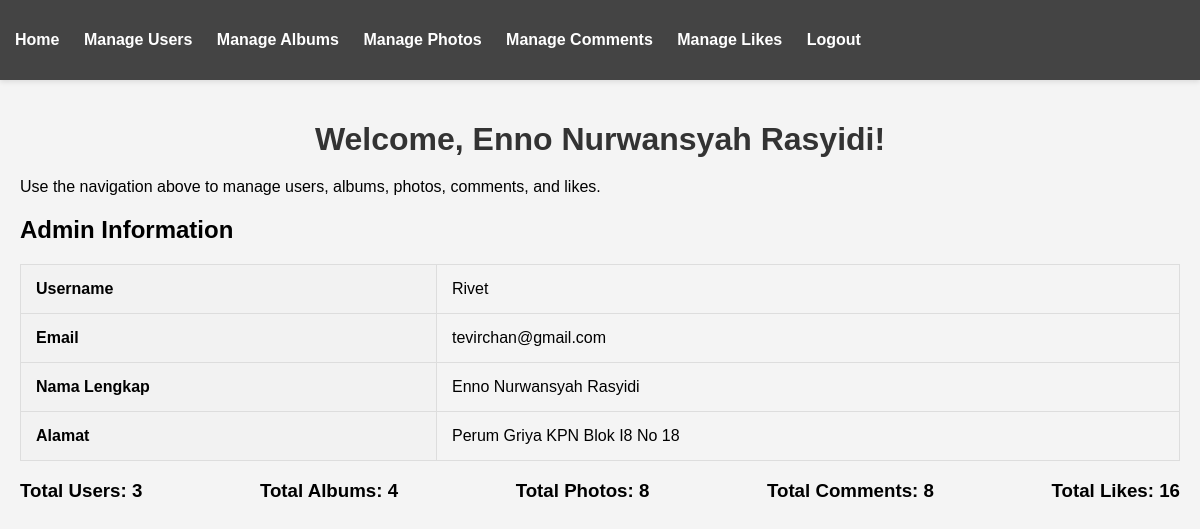
/gallery/admin/admin.php (signed in), run on the app's committed database.
### tables this page shows
CREATE TABLE `user` (
  `UserID` int(11) NOT NULL,
  `Username` varchar(255) NOT NULL,
  `Email` varchar(255) NOT NULL,
  `Password` varchar(255) NOT NULL,
  `NamaLengkap` varchar(225) NOT NULL,
  `Alamat` varchar(225) NOT NULL,
  `Level` int(11) DEFAULT 2,
  `FotoUser` varchar(225) NOT NULL
);

### gallery/admin/admin.php (the view, shortened to what this page needs)
<?php
include_once("../config/koneksi.php");
$username = $_SESSION['Username'];
$sql_admin = "SELECT * FROM user WHERE Username = '$username'";
$result_admin = $kon->query($sql_admin);
$admin_data = $result_admin->fetch_assoc();
?>
<!DOCTYPE html>
<html lang="en">
<head>
    <link href="css/admin.css" rel="stylesheet">
</head>
<body>
<?php include('admin_nav.php'); ?>
<div class="container">
    <h1>Welcome, <?php echo $admin_data['NamaLengkap']; ?>!</h1>
    <p>Use the navigation above to manage users, albums, photos, comments, and likes.</p>
    <div class="dashboard-info">
        <h2>Admin Information</h2>
        <table>
            <tr>
                <th>Username</th>
                <td><?php echo $admin_data['Username']; ?></td>
            </tr>
            <tr>
                <th>Email</th>
                <td><?php echo $admin_data['Email']; ?></td>
            </tr>
            <tr>
                <th>Nama Lengkap</th>
                <td><?php echo $admin_data['NamaLengkap']; ?></td>
            </tr>
            <tr>
                <th>Alamat</th>
                <td><?php echo $admin_data['Alamat']; ?></td>
            </tr>
        </table>
    </div>
    <div class="dashboard-stats">
        <?php
        $sql_users = "SELECT COUNT(*) AS total_users FROM user";
        $result_users = $kon->query($sql_users);
        $total_users = $result_users->fetch_assoc()['total_users'];
        $sql_albums = "SELECT COUNT(*) AS total_albums FROM album";
        $result_albums = $kon->query($sql_albums);
        $total_albums = $result_albums->fetch_assoc()['total_albums'];
        $sql_photos = "SELECT COUNT(*) AS total_photos FROM foto";
        $result_photos = $kon->query($sql_photos);
        $total_photos = $result_photos->fetch_assoc()['total_photos'];
        $sql_comments = "SELECT COUNT(*) AS total_comments FROM komentarfoto";
        $result_comments = $kon->query($sql_comments);
        $total_comments = $result_comments->fetch_assoc()['total_comments'];
        $sql_likes = "SELECT COUNT(*) AS total_likes FROM likefoto";
        $result_likes = $kon->query($sql_likes);
        $total_likes = $result_likes->fetch_assoc()['total_likes'];
        ?>
        <div class="stats">
            <h3>Total Users: <?php echo $total_users; ?></h3>
            <h3>Total Albums: <?php echo $total_albums; ?></h3>
            <h3>Total Photos: <?php echo $total_photos; ?></h3>
            <h3>Total Comments: <?php echo $total_comments; ?></h3>
            <h3>Total Likes: <?php echo $total_likes; ?></h3>
        </div>
    </div>
</div>
</body>
</html>

### gallery/admin/css/admin.css (style rules this page uses)
body { font-family: 'Arial', sans-serif; margin: 0; padding: 0; background-color: #f4f4f4; transition: background-color 0.3s ease; }
.container { padding: 20px; max-width: 1200px; margin: auto; }
h1 { color: #333; margin-bottom: 20px; text-align: center; }
.stats { display: flex; flex-wrap: wrap; justify-content: space-between; margin-bottom: 20px; }
table { width: 100%; border-collapse: collapse; margin-top: 20px; }
table, th, td { border: 1px solid #ddd; }
th, td { padding: 15px; text-align: left; }
th { background-color: #f2f2f2; }

### data on the page
user: NamaLengkap "Enno Nurwansyah Rasyidi", Username "Rivet", Email "tevirchan@gmail.com", Alamat "Perum Griya KPN Blok I8 No 18"

### other printed values
$total_users "3"
$total_albums "4"
$total_photos "8"
$total_comments "8"
$total_likes "16"
